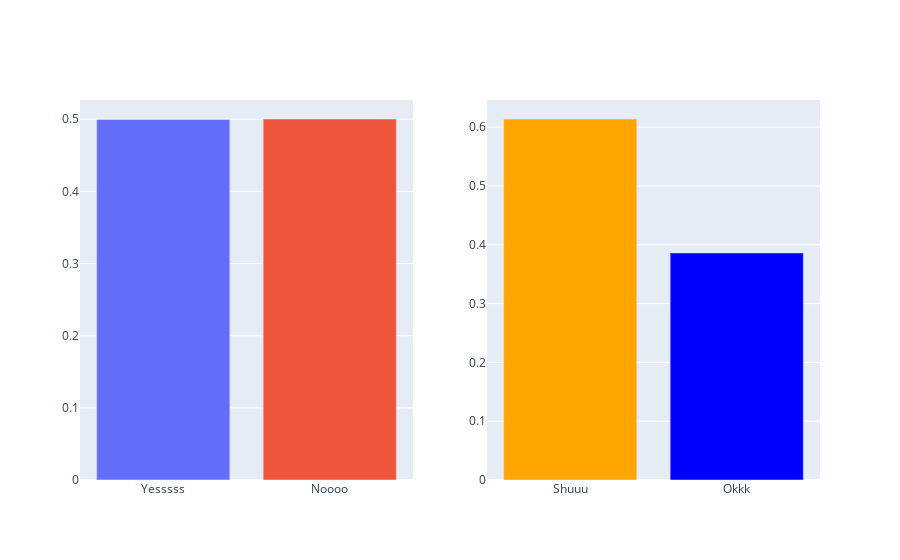
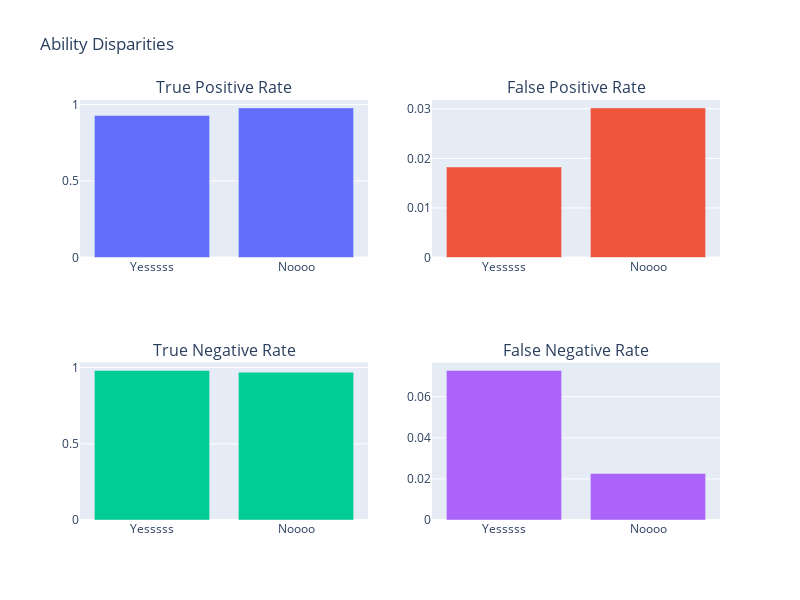
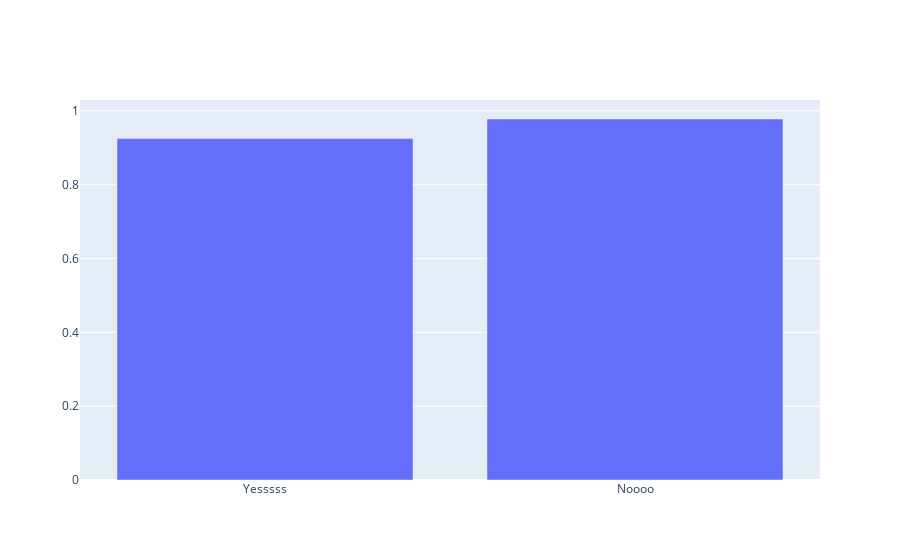

The code cell stored with these charts, in order, in its notebook:
### Markdown cell above
#### Representation of Sensitive Variables

### Code cell
sensitive=bd.get_sensitive_col()
labels=bd.create_labels(sensitive)
bd.identify_bias(sensitive,labels)
#INSERT label 1: hispanic
#INSERT in label 2: non_hispanic

### Figure 1 — Plotly figure (JSON) as saved in the notebook; plotly's stock layout.template omitted (floating-point values rounded to 4 significant figures)
{"data": [{"showlegend": false, "type": "bar", "x": ["Yesssss"], "xaxis": "x", "y": [0.4997], "yaxis": "y"}, {"showlegend": false, "type": "bar", "x": ["Noooo"], "xaxis": "x", "y": [0.5003], "yaxis": "y"}, {"marker": {"color": "orange"}, "showlegend": false, "type": "bar", "x": ["Shuuu"], "xaxis": "x2", "y": [0.6139], "yaxis": "y2"}, {"marker": {"color": "blue"}, "showlegend": false, "type": "bar", "x": ["Okkk"], "xaxis": "x2", "y": [0.3861], "yaxis": "y2"}], "layout": {"xaxis": {"anchor": "y", "domain": [0, 0.45]}, "xaxis2": {"anchor": "y2", "domain": [0.55, 1]}, "yaxis": {"anchor": "x", "domain": [0, 1]}, "yaxis2": {"anchor": "x2", "domain": [0, 1]}}}

### Figure 2 — Plotly figure (JSON) as saved in the notebook; plotly's stock layout.template omitted (floating-point values rounded to 4 significant figures)
{"data": [{"type": "bar", "x": ["Yesssss", "Noooo"], "xaxis": "x", "y": [0.9272, 0.9774], "yaxis": "y"}, {"type": "bar", "x": ["Yesssss", "Noooo"], "xaxis": "x2", "y": [0.01827, 0.03019], "yaxis": "y2"}, {"type": "bar", "x": ["Yesssss", "Noooo"], "xaxis": "x3", "y": [0.9817, 0.9698], "yaxis": "y3"}, {"type": "bar", "x": ["Yesssss", "Noooo"], "xaxis": "x4", "y": [0.07284, 0.02262], "yaxis": "y4"}], "layout": {"annotations": [{"font": {"size": 16}, "showarrow": false, "text": "True Positive Rate", "x": 0.225, "xanchor": "center", "xref": "paper", "y": 1, "yanchor": "bottom", "yref": "paper"}, {"font": {"size": 16}, "showarrow": false, "text": "False Positive Rate", "x": 0.775, "xanchor": "center", "xref": "paper", "y": 1, "yanchor": "bottom", "yref": "paper"}, {"font": {"size": 16}, "showarrow": false, "text": "True Negative Rate", "x": 0.225, "xanchor": "center", "xref": "paper", "y": 0.375, "yanchor": "bottom", "yref": "paper"}, {"font": {"size": 16}, "showarrow": false, "text": "False Negative Rate", "x": 0.775, "xanchor": "center", "xref": "paper", "y": 0.375, "yanchor": "bottom", "yref": "paper"}], "height": 600, "showlegend": false, "title": {"text": "Ability Disparities"}, "width": 800, "xaxis": {"anchor": "y", "domain": [0, 0.45]}, "xaxis2": {"anchor": "y2", "domain": [0.55, 1]}, "xaxis3": {"anchor": "y3", "domain": [0, 0.45]}, "xaxis4": {"anchor": "y4", "domain": [0.55, 1]}, "yaxis": {"anchor": "x", "domain": [0.625, 1]}, "yaxis2": {"anchor": "x2", "domain": [0.625, 1]}, "yaxis3": {"anchor": "x3", "domain": [0, 0.375]}, "yaxis4": {"anchor": "x4", "domain": [0, 0.375]}}}

### Figure 3 — Plotly figure (JSON) as saved in the notebook; plotly's stock layout.template omitted (floating-point values rounded to 4 significant figures)
{"data": [{"type": "bar", "x": ["Yesssss", "Noooo"], "y": [0.9248, 0.9779]}], "layout": {}}
